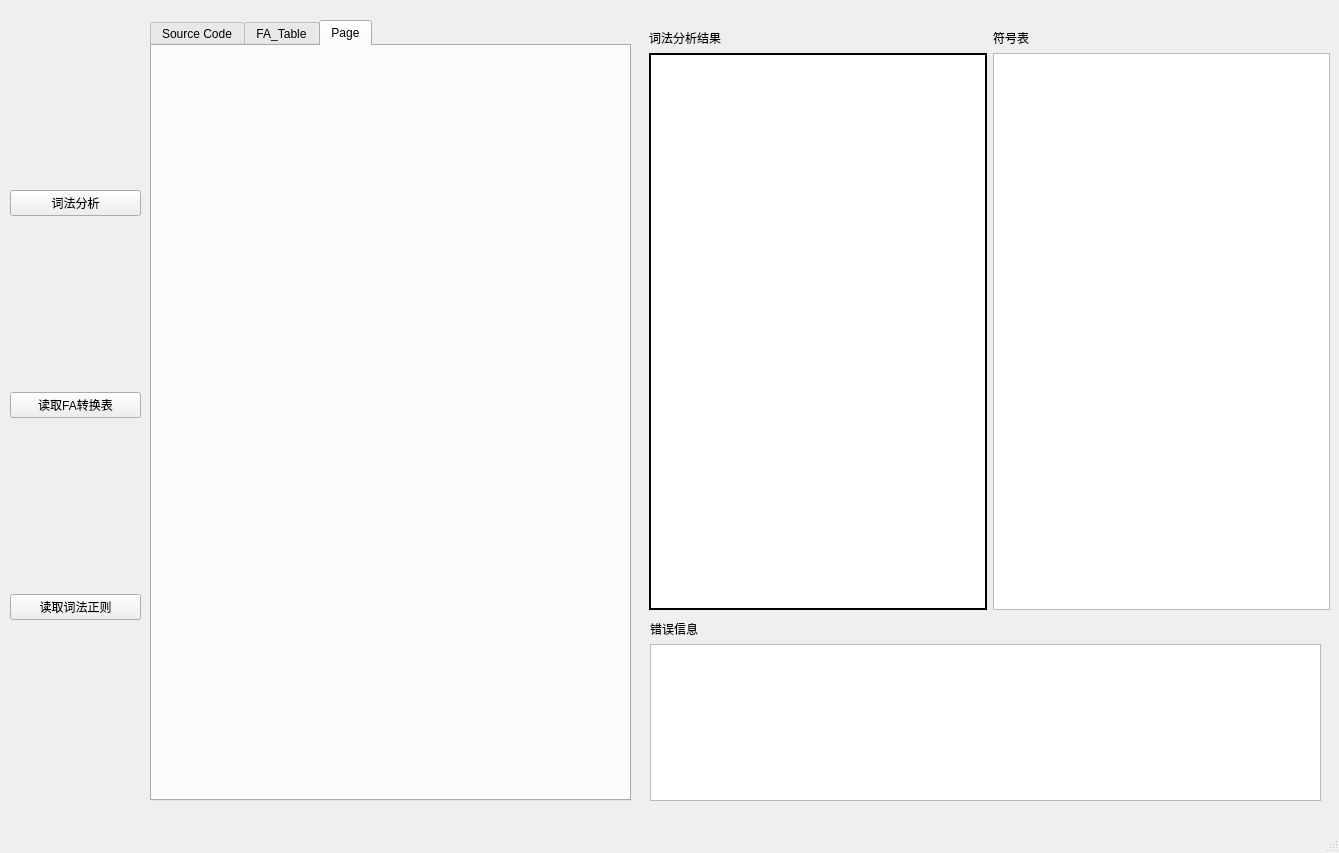
<?xml version="1.0" encoding="UTF-8"?>
<ui version="4.0">
 <class>MainWindow</class>
 <widget class="QMainWindow" name="MainWindow">
  <property name="geometry">
   <rect>
    <x>0</x>
    <y>0</y>
    <width>1339</width>
    <height>853</height>
   </rect>
  </property>
  <property name="windowTitle">
   <string>MainWindow</string>
  </property>
  <property name="tabShape">
   <enum>QTabWidget::Rounded</enum>
  </property>
  <widget class="QWidget" name="centralwidget">
   <widget class="QWidget" name="gridLayoutWidget">
    <property name="geometry">
     <rect>
      <x>649</x>
      <y>29</y>
      <width>681</width>
      <height>581</height>
     </rect>
    </property>
    <layout class="QGridLayout" name="gridLayout">
     <item row="2" column="1">
      <widget class="QTableView" name="tableView"/>
     </item>
     <item row="0" column="0">
      <widget class="QLabel" name="label">
       <property name="text">
        <string>词法分析结果</string>
       </property>
      </widget>
     </item>
     <item row="0" column="1">
      <widget class="QLabel" name="label_2">
       <property name="text">
        <string>符号表</string>
       </property>
      </widget>
     </item>
     <item row="2" column="0">
      <widget class="QTableView" name="tableView_2">
       <property name="frameShape">
        <enum>QFrame::WinPanel</enum>
       </property>
       <property name="frameShadow">
        <enum>QFrame::Plain</enum>
       </property>
       <property name="gridStyle">
        <enum>Qt::SolidLine</enum>
       </property>
      </widget>
     </item>
    </layout>
   </widget>
   <widget class="QWidget" name="verticalLayoutWidget">
    <property name="geometry">
     <rect>
      <x>10</x>
      <y>20</y>
      <width>131</width>
      <height>771</height>
     </rect>
    </property>
    <layout class="QVBoxLayout" name="verticalLayout">
     <item>
      <widget class="QPushButton" name="pushButton_2">
       <property name="text">
        <string>词法分析</string>
       </property>
      </widget>
     </item>
     <item>
      <widget class="QPushButton" name="pushButton_4">
       <property name="text">
        <string>读取FA转换表</string>
       </property>
      </widget>
     </item>
     <item>
      <widget class="QPushButton" name="pushButton_3">
       <property name="text">
        <string>读取词法正则</string>
       </property>
      </widget>
     </item>
    </layout>
   </widget>
   <widget class="QTabWidget" name="CodeWidget">
    <property name="geometry">
     <rect>
      <x>150</x>
      <y>20</y>
      <width>481</width>
      <height>781</height>
     </rect>
    </property>
    <property name="currentIndex">
     <number>2</number>
    </property>
    <widget class="QWidget" name="tab">
     <attribute name="title">
      <string>Source Code</string>
     </attribute>
     <widget class="QPlainTextEdit" name="plainTextEdit">
      <property name="geometry">
       <rect>
        <x>0</x>
        <y>0</y>
        <width>471</width>
        <height>751</height>
       </rect>
      </property>
     </widget>
    </widget>
    <widget class="QWidget" name="FA_table">
     <attribute name="title">
      <string>FA_Table</string>
     </attribute>
     <widget class="QTableView" name="tableView_3">
      <property name="geometry">
       <rect>
        <x>0</x>
        <y>0</y>
        <width>471</width>
        <height>751</height>
       </rect>
      </property>
     </widget>
    </widget>
    <widget class="QWidget" name="tab_2">
     <attribute name="title">
      <string>Page</string>
     </attribute>
    </widget>
   </widget>
   <widget class="QWidget" name="verticalLayoutWidget_2">
    <property name="geometry">
     <rect>
      <x>650</x>
      <y>620</y>
      <width>671</width>
      <height>181</height>
     </rect>
    </property>
    <layout class="QVBoxLayout" name="verticalLayout_2">
     <item>
      <widget class="QLabel" name="label_3">
       <property name="text">
        <string>错误信息</string>
       </property>
      </widget>
     </item>
     <item>
      <widget class="QPlainTextEdit" name="plainTextEdit_2"/>
     </item>
    </layout>
   </widget>
  </widget>
  <widget class="QMenuBar" name="menubar">
   <property name="geometry">
    <rect>
     <x>0</x>
     <y>0</y>
     <width>1339</width>
     <height>26</height>
    </rect>
   </property>
  </widget>
  <widget class="QStatusBar" name="statusbar"/>
  <action name="actionSyntax">
   <property name="text">
    <string>Syntax</string>
   </property>
  </action>
  <action name="actionRead_FA_File">
   <property name="text">
    <string>Read FA File</string>
   </property>
  </action>
 </widget>
 <resources/>
 <connections/>
</ui>
